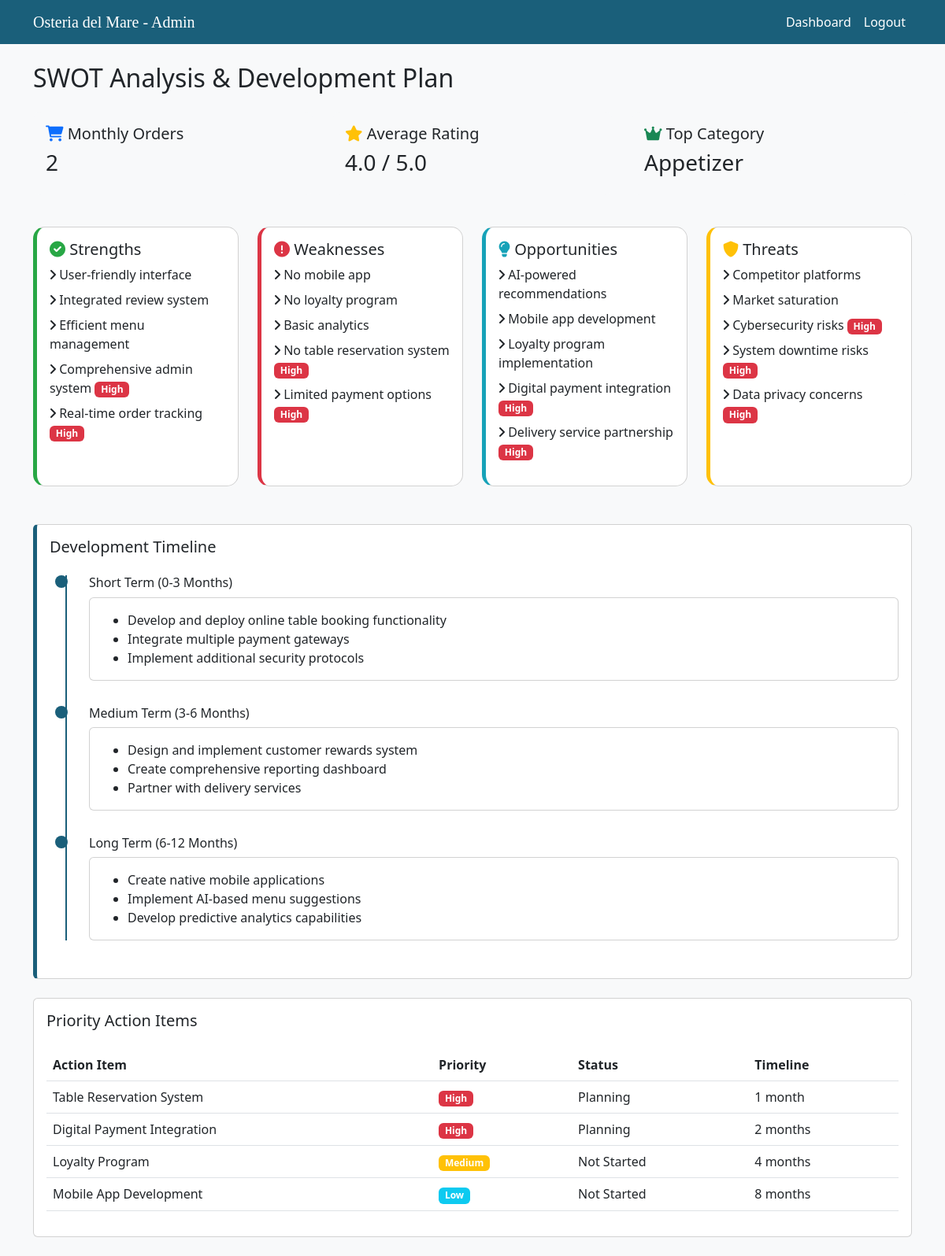
The app's page /admin/swot.php (signed in) with its own data.
### tables this page shows
CREATE TABLE `swot_items` (
  `id` int(11) NOT NULL,
  `category_id` int(11) DEFAULT NULL,
  `description` text NOT NULL,
  `priority` enum('high','medium','low') DEFAULT 'medium',
  `status` enum('active','inactive') DEFAULT 'active',
  `created_at` timestamp NOT NULL DEFAULT current_timestamp(),
  `updated_at` timestamp NOT NULL DEFAULT current_timestamp() ON UPDATE current_timestamp()
);

CREATE TABLE `development_timeline` (
  `id` int(11) NOT NULL,
  `period` enum('short','medium','long') NOT NULL,
  `title` varchar(255) NOT NULL,
  `description` text NOT NULL,
  `sort_order` int(11) DEFAULT 0,
  `created_at` timestamp NOT NULL DEFAULT current_timestamp()
);

CREATE TABLE `action_items` (
  `id` int(11) NOT NULL,
  `title` varchar(255) NOT NULL,
  `priority` enum('high','medium','low') DEFAULT 'medium',
  `status` varchar(50) DEFAULT 'Not Started',
  `timeline_months` int(11) NOT NULL,
  `created_at` timestamp NOT NULL DEFAULT current_timestamp()
);

### admin/swot.php (the view, shortened to what this page needs)
<?php
require_once 'database/config.php';
try {
    $stmt = $pdo->query("SELECT COUNT(*) as monthly_orders FROM pesan
                         WHERE MONTH(order_date) = MONTH(CURRENT_DATE())
                         AND YEAR(order_date) = YEAR(CURRENT_DATE())");
    $monthlyOrders = $stmt->fetch()['monthly_orders'];
    $stmt = $pdo->query("SELECT AVG(rating) as avg_rating FROM review");
    $avgRating = number_format($stmt->fetch()['avg_rating'], 1);
    $stmt = $pdo->query("SELECT m.category, COUNT(*) as count
                         FROM pesan_detail pd
                         JOIN menu m ON pd.menu_id = m.id
                         GROUP BY m.category
                         ORDER BY count DESC
                         LIMIT 1");
    $topCategory = $stmt->fetch();
    $stmt = $pdo->query("SELECT sc.*, si.id as item_id, si.description, si.priority, si.status
                         FROM swot_categories sc
                         LEFT JOIN swot_items si ON sc.id = si.category_id
                         WHERE si.status = 'active'
                         ORDER BY sc.id, si.priority DESC");
    $swotItems = [];
    while ($row = $stmt->fetch()) {
        if (!isset($swotItems[$row['name']])) {
            $swotItems[$row['name']] = [
                'icon' => $row['icon'],
                'color' => $row['color'],
                'items' => []
            ];
        }
        if ($row['item_id']) {
            $swotItems[$row['name']]['items'][] = [
                'description' => $row['description'],
                'priority' => $row['priority']
            ];
        }
    }
    $stmt = $pdo->query("SELECT * FROM development_timeline ORDER BY period, sort_order");
    $timeline = [];
    while ($row = $stmt->fetch()) {
        $timeline[$row['period']][] = $row;
    }
    $stmt = $pdo->query("SELECT * FROM action_items ORDER BY
                         CASE priority
                            WHEN 'high' THEN 1
                            WHEN 'medium' THEN 2
                            ELSE 3
                         END,
                         timeline_months");
    $actionItems = $stmt->fetchAll();
} catch(PDOException $e) {
    echo "Error: " . $e->getMessage();
    die();
}
?>
<!DOCTYPE html>
<html lang="en">
<head>
    <link href="https://cdn.jsdelivr.net/npm/bootstrap@5.3.0/dist/css/bootstrap.min.css" rel="stylesheet">
    <link rel="stylesheet" href="https://cdnjs.cloudflare.com/ajax/libs/font-awesome/6.0.0/css/all.min.css">
</head>
<body class="bg-light">
    <nav class="navbar navbar-expand-lg mb-4">
        <div class="container">
            <a class="navbar-brand" href="#">Osteria del Mare - Admin</a>
            <div class="collapse navbar-collapse" id="navbarNav">
                <ul class="navbar-nav ms-auto">
                    <li class="nav-item">
                        <a class="nav-link" href="dashboard.php">Dashboard</a>
                    </li>
                    <li class="nav-item">
                        <a class="nav-link" href="logout.php">Logout</a>
                    </li>
                </ul>
            </div>
        </div>
    </nav>
    <div class="container">
        <h2 class="mb-4">SWOT Analysis & Development Plan</h2>
        <div class="row mb-4">
            <div class="col-md-4">
                <div class="stat-card">
                    <h5><i class="fas fa-shopping-cart text-primary"></i> Monthly Orders</h5>
                    <h3><?php echo $monthlyOrders; ?></h3>
                </div>
            </div>
            <div class="col-md-4">
                <div class="stat-card">
                    <h5><i class="fas fa-star text-warning"></i> Average Rating</h5>
                    <h3><?php echo $avgRating; ?> / 5.0</h3>
                </div>
            </div>
            <div class="col-md-4">
                <div class="stat-card">
                    <h5><i class="fas fa-crown text-success"></i> Top Category</h5>
                    <h3><?php echo $topCategory['category'] ?? 'N/A'; ?></h3>
                </div>
            </div>
        </div>
        <div class="row mb-4">
            <?php foreach($swotItems as $categoryName => $category): ?>
            <div class="col-md-3 mb-4">
                <div class="card swot-card" style="border-left: 5px solid <?php echo $category['color']; ?>">
                    <div class="card-body">
                        <h5 class="card-title">
                            <i class="<?php echo $category['icon']; ?>" style="color: <?php echo $category['color']; ?>"></i>
                            <?php echo $categoryName; ?>
                        </h5>
                        <ul class="list-unstyled">
                            <?php foreach($category['items'] as $item): ?>
                            <li class="mb-2">
                                <i class="fas fa-angle-right"></i>
                                <?php echo htmlspecialchars($item['description']); ?>
                                <?php if($item['priority'] === 'high'): ?>
                                    <span class="badge bg-danger">High</span>
                                <?php endif; ?>
                            </li>
                            <?php endforeach; ?>
                        </ul>
                    </div>
                </div>
            </div>
            <?php endforeach; ?>
        </div>
        <div class="card recommendation-card mb-4">
            <div class="card-body">
                <h5 class="card-title mb-4">Development Timeline</h5>
                <div class="timeline-container">
                    <?php
                    $periods = [
                        'short' => 'Short Term (0-3 Months)',
                        'medium' => 'Medium Term (3-6 Months)',
                        'long' => 'Long Term (6-12 Months)'
                    ];
                    foreach($periods as $period => $title):
                        if(isset($timeline[$period])):
                    ?>
                    <div class="timeline-item">
                        <h6><?php echo $title; ?></h6>
                        <div class="card mb-3">
                            <div class="card-body">
                                <ul class="mb-0">
                                    <?php foreach($timeline[$period] as $item): ?>
                                    <li><?php echo htmlspecialchars($item['description']); ?></li>
                                    <?php endforeach; ?>
                                </ul>
                            </div>
                        </div>
                    </div>
                    <?php
                        endif;
                    endforeach;
                    ?>
                </div>
            </div>
        </div>
        <div class="card mb-4">
    <div class="card-body">
        <h5 class="card-title mb-4">Priority Action Items</h5>
        <div class="table-responsive">
            <table class="table">
                <thead>
                    <tr>
                        <th>Action Item</th>
                        <th>Priority</th>
                        <th>Status</th>
                        <th>Timeline</th>
                    </tr>
                </thead>
                <tbody>
                    <?php foreach($actionItems as $item): ?>
                    <tr>
                        <td><?php echo htmlspecialchars($item['title']); ?></td>
                        <td>
                            <span class="badge bg-<?php
                                echo $item['priority'] === 'high' ? 'danger' :
                                    ($item['priority'] === 'medium' ? 'warning' : 'info');
                            ?>">
                                <?php echo ucfirst($item['priority']); ?>
                            </span>
                        </td>
                        <td><?php echo htmlspecialchars($item['status']); ?></td>
                        <td><?php echo $item['timeline_months']; ?> month<?php echo $item['timeline_months'] > 1 ? 's' : ''; ?></td>
                    </tr>
                    <?php endforeach; ?>
                </tbody>
            </table>
        </div>
    </div>
</div>
</body>
</html>

### admin/swot.php (style rules this page uses)
.navbar { background-color: #1A5F7A; }
.navbar-brand { color: white !important; font-family: 'Palatino', serif; }
.nav-link { color: white !important; }
.swot-card { border-radius: 15px; transition: transform 0.3s; height: 100%; }
.stat-card { background-color: #f8f9fa; border-radius: 10px; padding: 1rem; margin-bottom: 1rem; }
.recommendation-card { border-left: 5px solid #1A5F7A; }
.timeline-container { position: relative; padding-left: 50px; }
.timeline-container::before { content: ''; position: absolute; left: 20px; top: 0; bottom: 0; width: 2px; background: #1A5F7A; }
.timeline-item { position: relative; margin-bottom: 2rem; }
.timeline-item::before { content: ''; position: absolute; left: -43px; top: 0; width: 16px; height: 16px; border-radius: 50%; background: #1A5F7A; }

### records on screen
swot_items: description "User-friendly interface"
swot_items: description "Integrated review system"
swot_items: description "Efficient menu management"
swot_items: description "Comprehensive admin system", priority "High"
swot_items: description "Real-time order tracking", priority "High"
swot_items: description "No mobile app"
swot_items: description "No loyalty program"
swot_items: description "Basic analytics"
swot_items: description "No table reservation system", priority "High"
swot_items: description "Limited payment options", priority "High"
swot_items: description "AI-powered recommendations"
swot_items: description "Mobile app development"
swot_items: description "Loyalty program implementation"
swot_items: description "Digital payment integration", priority "High"
swot_items: description "Delivery service partnership", priority "High"
swot_items: description "Competitor platforms"
swot_items: description "Market saturation"
swot_items: description "Cybersecurity risks", priority "High"
swot_items: description "System downtime risks", priority "High"
swot_items: description "Data privacy concerns", priority "High"
development_timeline: description "Develop and deploy online table booking functionality"
development_timeline: description "Integrate multiple payment gateways"
development_timeline: description "Implement additional security protocols"
development_timeline: description "Design and implement customer rewards system"
development_timeline: description "Create comprehensive reporting dashboard"
development_timeline: description "Partner with delivery services"
development_timeline: description "Create native mobile applications"
development_timeline: description "Implement AI-based menu suggestions"
development_timeline: description "Develop predictive analytics capabilities"
action_items: title "Table Reservation System", priority "High", status "Planning", timeline_months "1"
action_items: title "Digital Payment Integration", priority "High", status "Planning", timeline_months "2"
action_items: title "Loyalty Program", priority "Medium", status "Not Started", timeline_months "4"
action_items: title "Mobile App Development", priority "Low", status "Not Started", timeline_months "8"

### other values on screen
$monthlyOrders "2"
$avgRating "4.0"
$topCategory['category'] "Appetizer"
$categoryName "Strengths"
$categoryName "Weaknesses"
$categoryName "Opportunities"
$categoryName "Threats"
$title "Short Term (0-3 Months)"
$title "Medium Term (3-6 Months)"
$title "Long Term (6-12 Months)"
